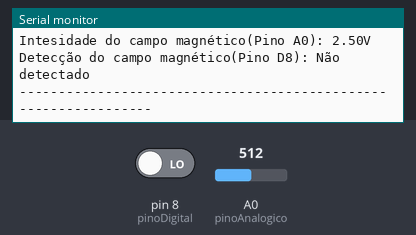
This sketch was run on a simulated Arduino Uno, built with avr-gcc and run on an emulated ATmega328P. On the bench: the last lines printed to the serial monitor. The inputs (shaded band) are chosen by the test bench; at power-on: pin 8 (pinoDigital) LOW, A0 (pinoAnalogico) = 512.

Above: at 1.4 s.
1.5 s: pin 8 (pinoDigital) driven HIGH
3.9 s: A0 (pinoAnalogico) set to 716
At 3.9 s:
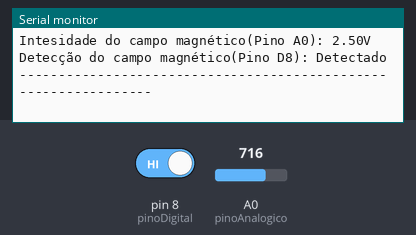
5.4 s: A0 (pinoAnalogico) set to 900
At 6.0 s:
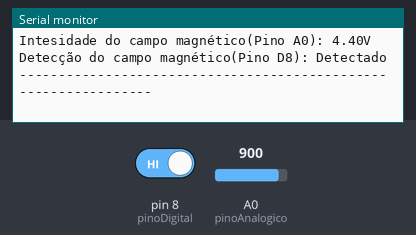
Timing chart, 0 to 8.4 s (numbered marks = the images above; inputs shaded):
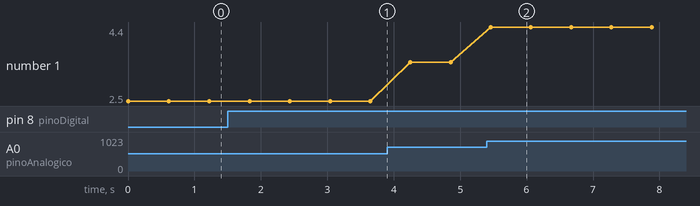

Measured:
- after the input at 5.4 s, the serial monitor: prints a new line after 0.06 s (image 2)
- plotted number 1: 2.5 → 3.5 after the input at 3.9 s, 3.5 → 4.4 after the input at 5.4 s

The sketch:

COD_SENSOR_DE_CAMPO_MAGNETICO_KY_024_LINEAR_HALL.ino
```cpp
/* !-- VARIAVEIS --! */
int pinoAnalogico = A0; //PINO ANALÓGICO (MEDE A INTENSIDADE DO CAMPO MAGNÉTICO)
int pinoDigital = 8;   //PINO DIGITAL (DETECTA A PRESENÇA DO CAMPO MAGNÉTICO)


/* !-- INICIO DO SETUP (SO PASSA AQUI 1 VEZ) --! */
void setup () {
  pinMode(pinoAnalogico, INPUT); //DEFINE O PINO COMO ENTRADA
  pinMode(pinoDigital, INPUT);  //DEFINE O PINO COMO ENTRADA
  Serial.begin(9600);          //INICIALIZA A SERIAL
}


/* !-- INICIO DO LOOP (REPETIÇÃO) --! */
void loop () {

  Serial.print("Intesidade do campo magnético(Pino A0): "); //IMPRIME O TEXTO NO MONITOR SERIAL
  Serial.print(analogRead(pinoAnalogico) * (5.0 / 1023.0)); //IMPRIME NO MONITOR SERIAL UM VALOR
  //DE TENSÃO QUE REPRESENTA A INTENSIDADE DO CAMPO MAGNÉTICO
  Serial.println("V"); //IMPRIME O TEXTO NO MONITOR SERIAL
  Serial.print("Detecção do campo magnético(Pino D8): "); //IMPRIME O TEXTO NO MONITOR SERIAL

  if (digitalRead(pinoDigital) == HIGH) { //SE LEITURA DO PINO FOR IGUAL A HIGH, FAZ
    Serial.println("Detectado"); //IMPRIME O TEXTO NO MONITOR SERIAL
  } else { //SENÃO
    Serial.println("Não detectado"); //IMPRIME O TEXTO NO MONITOR SERIAL
  }
  Serial.println("----------------------------------------------------------------"); //IMPRIME O TEXTO NO MONITOR SERIAL
  delay(500); //INTERVALO DE 500 MILISSEGUNDOS
} //FIM
```
